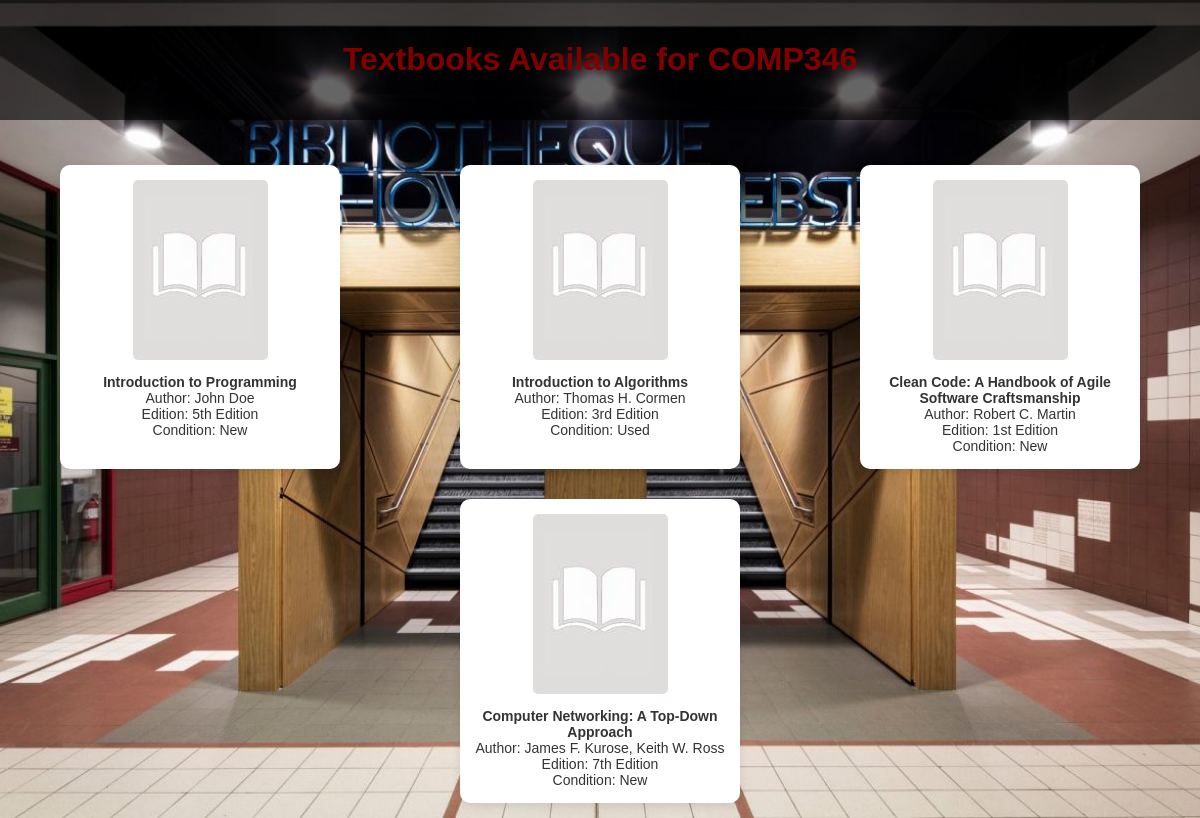
/books/textbooks/COMP346/, run on the app's committed database.
### bookexchange/models.py (models this page shows, shortened)
class Textbook(models.Model):
    title = models.CharField(max_length=200)
    author = models.CharField(max_length=200)
    edition = models.CharField(max_length=50, null=True, blank=True)
    condition_choices = [
        ('new', 'New'),
        ('used', 'Used'),
        ('worn', 'Worn'),
    ]
    condition = models.CharField(max_length=10, choices=condition_choices)
    course_code = models.CharField(max_length=10)
    available = models.BooleanField(default=True)

### bookexchange/views.py (the view)
# urls.py: path('textbooks/<str:course_code>/', views.textbooks_by_course, name='textbooks_by_course'),
def textbooks_by_course(request, course_code):
    textbooks = Textbook.objects.filter(course_code=course_code, available=True)
    if textbooks.exists():
        context = {'textbooks': textbooks, 'course_code': course_code}
    else:
        context = {'no_results': True, 'course_code': course_code}
    return render(request, 'bookexchange/book_list.html', context)

### bookexchange/templates/bookexchange/book_list.html (shortened to what this page needs)
{% load static %}
<!DOCTYPE html>
<html lang="en">
<head>
</head>
<body>
    <header>
        <h1>Textbooks Available for {{ course_code }}</h1>
    </header>
    <div class="container">
        {% if no_results %}
        <div class="no-results-message">
            No textbooks are currently available for this course.
        </div>
        {% else %}
            {% for textbook in textbooks %}
                <div class="book-item">
                    <img src="{% static 'bookexchange/book.jpg' %}" alt="Book Image" class="book-image">
                    <div class="book-info">
                        <strong>{{ textbook.title }}</strong><br>
                        Author: {{ textbook.author }}<br>
                        Edition: {{ textbook.edition|default:"N/A" }}<br>
                        Condition: {{ textbook.get_condition_display }}<br>
                    </div>
                </div>
            {% endfor %}
        {% endif %}
    </div>
</body>
</html>

### data on the page
Textbook: title "Introduction to Programming", author "John Doe", edition "5th Edition", condition "New"
Textbook: title "Introduction to Algorithms", author "Thomas H. Cormen", edition "3rd Edition", condition "Used"
Textbook: title "Clean Code: A Handbook of Agile Software Craftsmanship", author "Robert C. Martin", edition "1st Edition", condition "New"
Textbook: title "Computer Networking: A Top-Down Approach", author "James F. Kurose, Keith W. Ross", edition "7th Edition", condition "New"

### other printed values
{{ course_code }} "COMP346"
